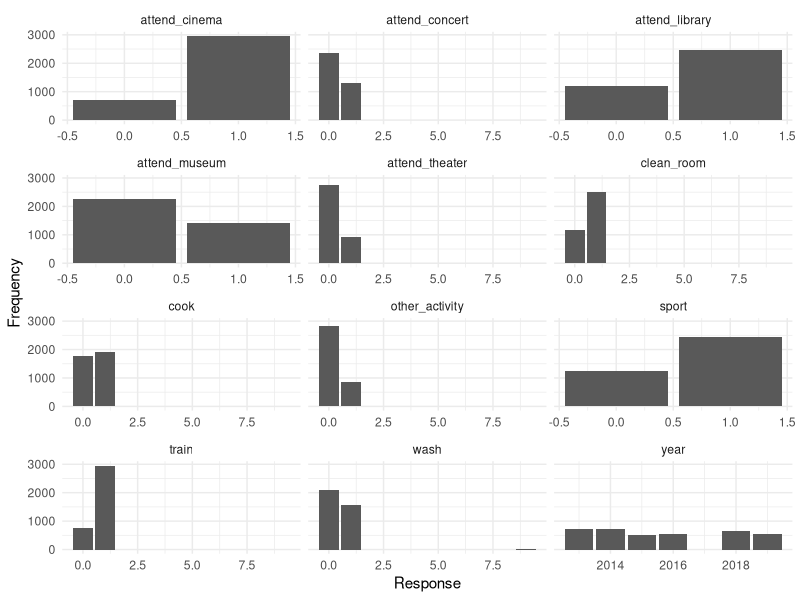
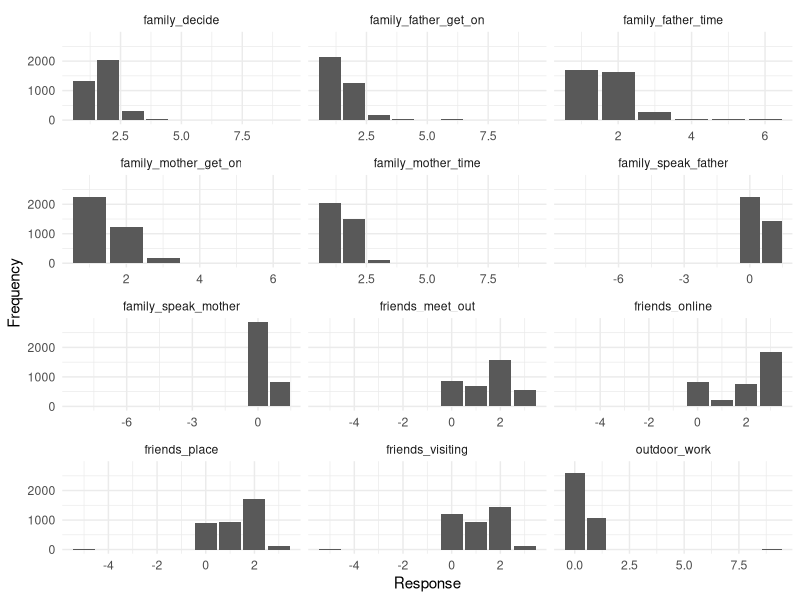
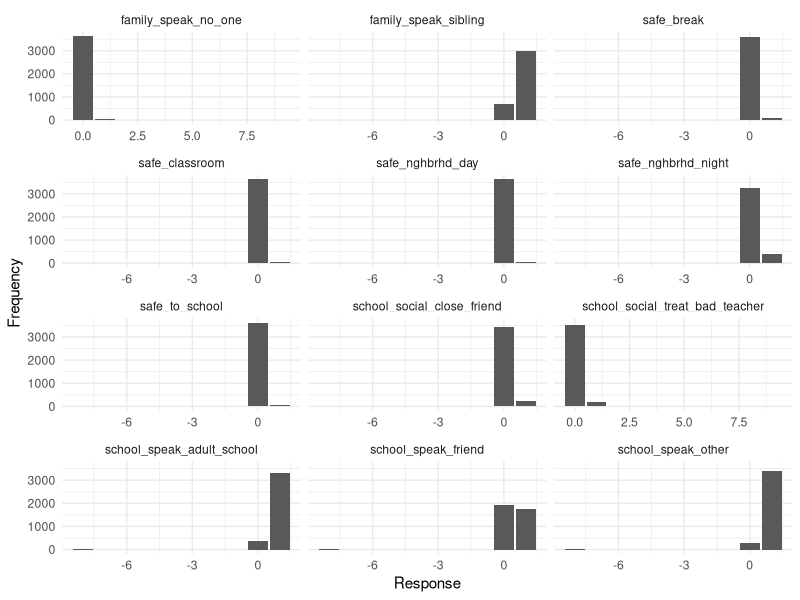
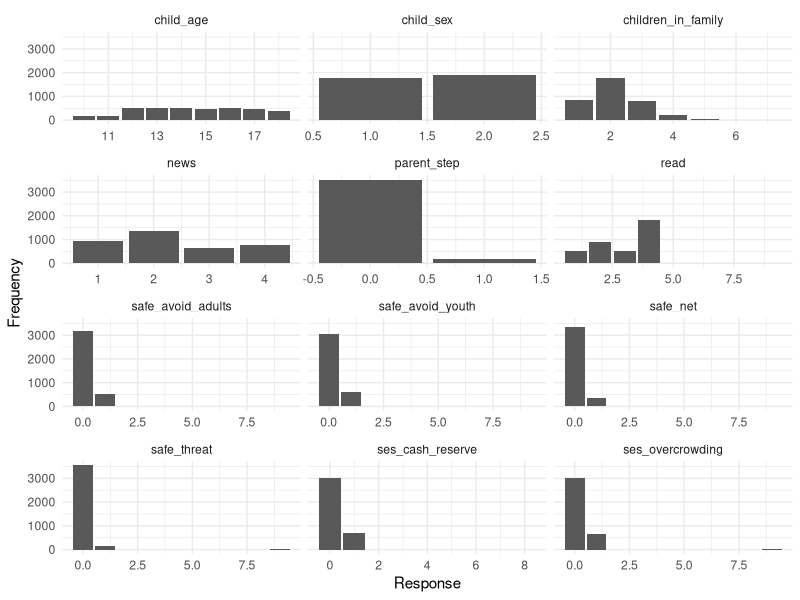
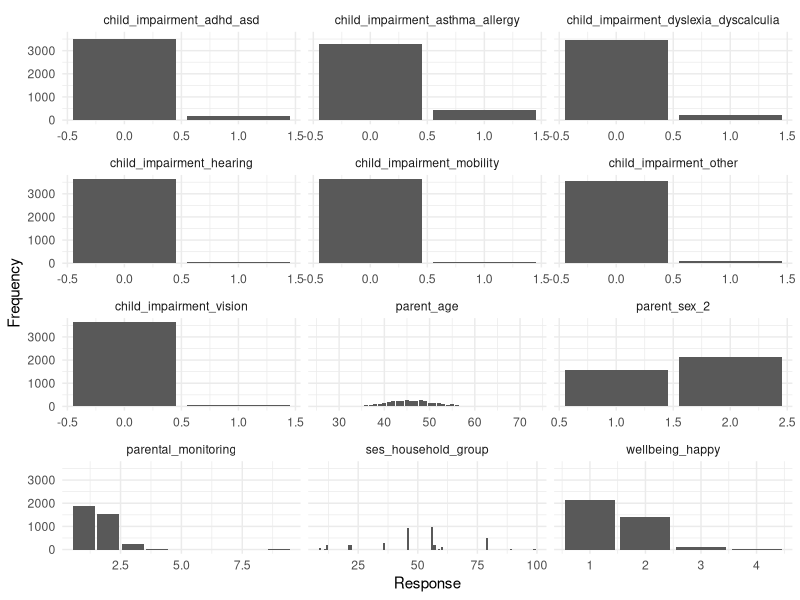
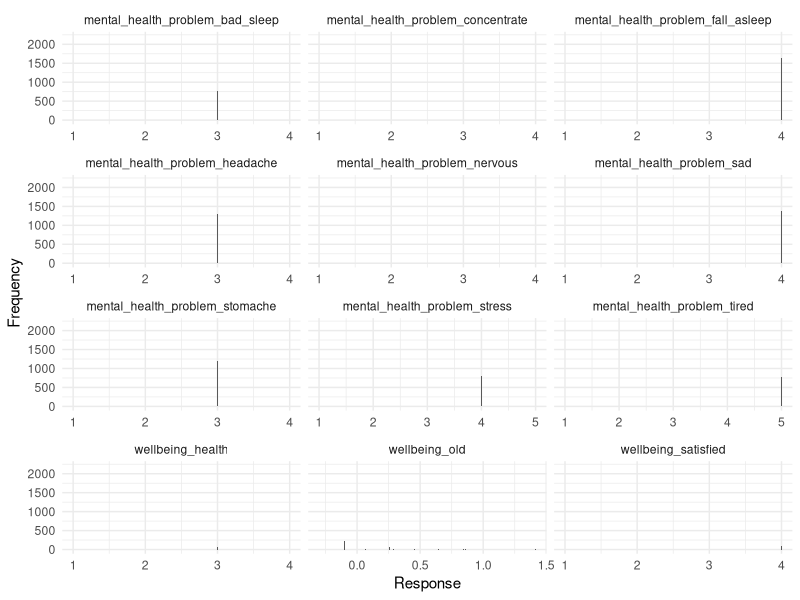
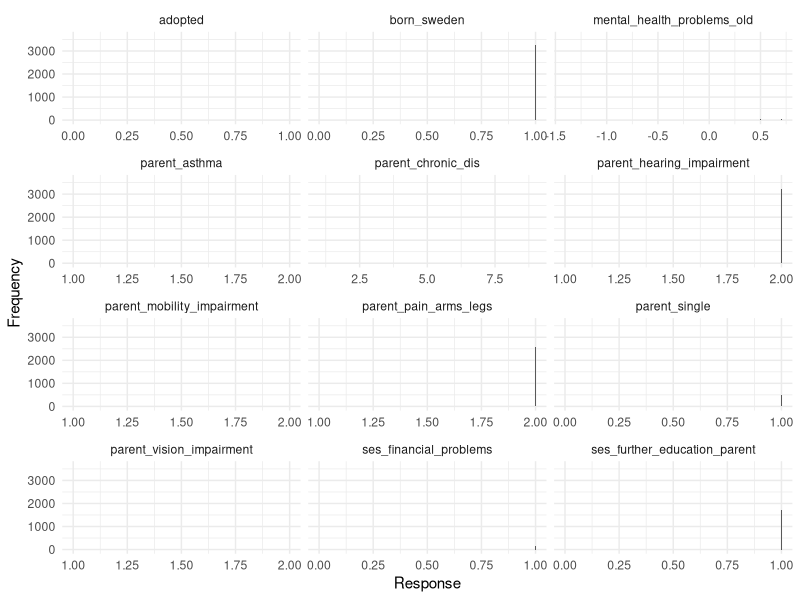
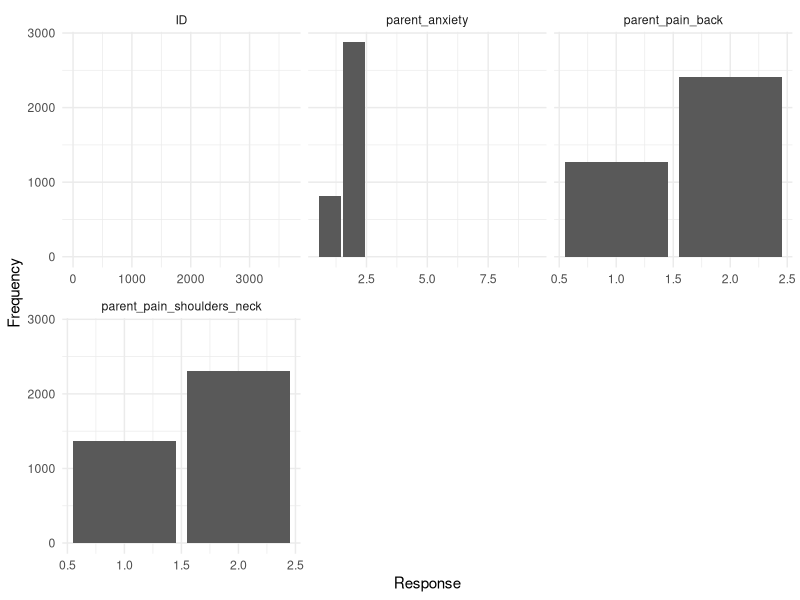

Generate these figures, in order, with R: (Note: this script raises an error after producing the figures.)
# Libraries needed for script
library("dplyr")
library("tidyverse")
library("psych")

# Load data
df_barnulf_synth <- readr::read_csv("data/barnulf_synthetic.csv")

# Quick overview of data
skimr::skim(df_barnulf_synth)

# Visualize with scatter plots
# Define function that creates 12 bar plots at a time
overview_barplot_barnulf <- function(df, vars = names(df), start = 1, n = 12) {

  vars <- intersect(vars, names(df))
  vars <- vars[start:min(start + n - 1, length(vars))]

  df %>%
    dplyr::select(all_of(vars)) %>%
    pivot_longer(
      everything(),
      names_to = "variable",
      values_to = "value"
    ) %>%
    filter(!is.na(value)) %>%
    ggplot(aes(x = value)) +
    geom_bar() +
    facet_wrap(~variable, ncol = 3, scales = "free_x") +
    labs(x = "Response", y = "Frequency") +
    theme_minimal()
}

# Plot variables 12 at a time (except ID)
overview_barplot_barnulf(df_barnulf_synth, start = 2)
overview_barplot_barnulf(df_barnulf_synth, start = 14)
overview_barplot_barnulf(df_barnulf_synth, start = 26)
overview_barplot_barnulf(df_barnulf_synth, start = 38)
overview_barplot_barnulf(df_barnulf_synth, start = 50)
overview_barplot_barnulf(df_barnulf_synth, start = 62)
overview_barplot_barnulf(df_barnulf_synth, start = 74)
overview_barplot_barnulf(df_barnulf_synth, start = 86)

# Setting up indices of variables according to preregistration
df_barnulf_synth_indices_1 <- df_barnulf_synth %>%
  rowwise() %>%
  mutate(
    
# Participation (attendance) in cultural activities
# Preregistration: "If answer is yes it is coded as 1, no as 0. Items will be summed and the total sum used"
    participation_culture = sum(across(starts_with("attend"))),

# Participation (attendance) in sport and similar activities
# Preregistration: "Items are answered as yes=1 or no=0. Items will be summed and the total sum used."
    participation_sport = sum(across(c(sport, train, other_activity))), 
    
# Participation (attendance) in household activities 
# Preregistration: "If answer is yes=1, if no=0. Items will be summed and the total sum used."
    participation_household = sum(across(c(clean_room, cook, wash, outdoor_work))),
    
# Participation (attendance) in social activities
# Preregistration: "All items listed under social participation will be summed, and the total sum used."
    participation_friends = sum(across(starts_with("friends_"))), 
    
# Person to speak with 
# Preregistration: "Each possible person to speak to is answered as yes/no. [...] Items will be summed, and the total sum used."
    family_speak = sum(across(c(family_speak_mother, family_speak_father, family_speak_sibling))),
    .keep = "unused")

# Family relationships 
# Preregistration: "As these items are not expected to load equally, they will not be summed but instead an exploratory factor analysis using a one factor solution will be performed."
# Run EFA
fit_family <- df_barnulf_synth_indices_1 %>%
  dplyr::select(starts_with("family_")) %>% 
  psych::fa(., 1)

# Extract factor scores
family_fs_obj <- psych::factor.scores(df_barnulf_synth_indices_1 %>% dplyr::select(starts_with("family_")), fit_family)

# Add factor score to data frame
df_barnulf_synth_indices_1$family_relationships <- family_fs_obj$scores

# Remove the variables that are not needed anymore
df_barnulf_synth_indices_2 <- df_barnulf_synth_indices_1 %>%
  dplyr::select(
    -c(
        family_speak, 
        family_mother_get_on, 
        family_father_get_on, 
        family_mother_time, 
        family_father_time, 
        family_decide
    )
)

# Create factor scores for school social relationships 
# Preregistration: "As these items are not expected to load equally, they will not be summed but instead an exploratory factor analysis using a one factor solution will be performed."
df_barnulf_synth_indices_3 <- df_barnulf_synth_indices_2 %>%
  rowwise() %>%
  mutate(school_speak_to = sum(across(starts_with("school_speak_"))),
    .keep = "unused")

# Run EFA
fit_school <- df_barnulf_synth_indices_3 %>%
  dplyr::select(starts_with("school")) %>%
  psych::fa(., 1)

# Extract factor scores
school_fs_obj <- psych::factor.scores(df_barnulf_synth_indices_3 %>% dplyr::select(c(school_speak_to, school_social_treat_bad_teacher, school_social_close_friend)), fit_school)

# Add new factor score to dataframe
df_barnulf_synth_indices_3$school_social_relationships <- school_fs_obj$scores

# Remove the varibles that were used to build factor score
df_barnulf_synth_indices_4 <- df_barnulf_synth_indices_3 %>%
  dplyr::select(
    -c(
        school_speak_to, 
        school_social_treat_bad_teacher, 
        school_social_close_friend
    )
)

# Sense of safety 
df_barnulf_selected_12_indices <- df_barnulf_selected_11_indices %>%
  rowwise() %>%
  mutate(
    sense_safety = sum(across(starts_with("safe_"))),
    .keep="unused"
    ) %>%
   
###Parental physcial health
#Preregistration: "Each possible type of pain to is answered as yes/no. Items are answered as yes=1 or no=0. Items will be summed, and the total sum used."
  mutate(parent_pain = sum(across(c(parent_pain_arms_legs, parent_pain_back, parent_pain_shoulders_neck))),
         .keep = "unused"
  ) %>%
   
###SES
#Preregistration: "An index will be created for SES with a sum score where a higher score indicates a lower SES status."
  mutate(ses = sum(across(starts_with("ses_"))),
         .keep = "unused"
  )
